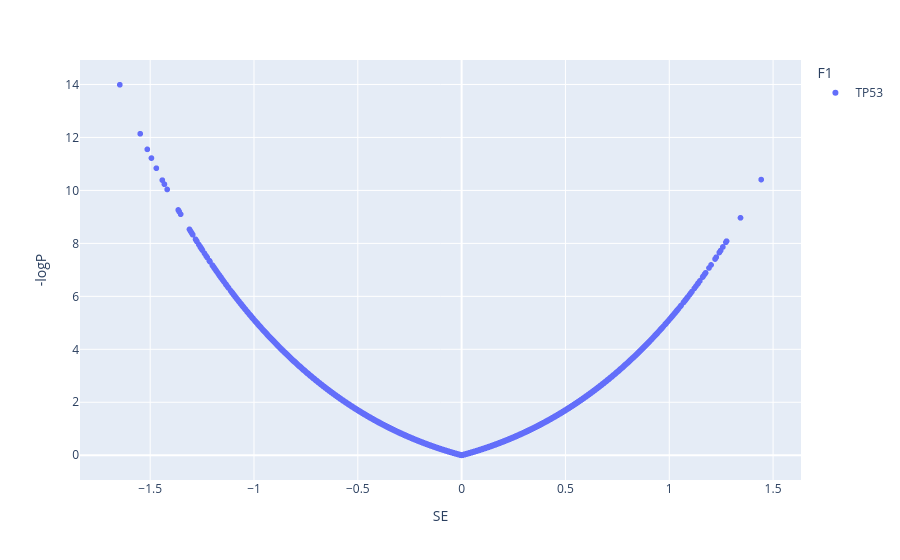

The code cell stored with this chart in its notebook:
### Code cell
if len(input_data2['Mutlist']) > 0:
    Features_groupA = input_data2['Mutlist']
    Features_groupA = list(set(Features_groupA).intersection(set(list(Mut_mat.columns.values))))
else:
    Features_groupA = list(Mut_mat.columns.values)

if len(input_data2['Exprlist']) > 0:
    Features_groupB = input_data2['Exprlist']
    Features_groupB = list(set(Features_groupB).intersection(set(list(Expr_matrix.columns.values))))
else:
    Features_groupB = list(Expr_matrix.columns.values)


result = Docket_integration.Integration_category_numeric(Merged_mat, Features_groupA, Features_groupB)

### Figure 1 — Plotly figure (JSON) as saved in the notebook; plotly's stock layout.template omitted (floating-point values rounded to 4 significant figures; data arrays with more than 128 entries replaced by an {"elided": "..."} marker saying what was removed)
{"data": [{"customdata": {"elided": "17419x2 str values"}, "hoverlabel": {"namelength": 0}, "hovertemplate": "F1=%{customdata[0]}<br>SE=%{x}<br>-logP=%{y}<br>F2=%{customdata[1]}", "legendgroup": "TP53", "marker": {"color": "#636efa", "symbol": "circle"}, "mode": "markers", "name": "TP53", "showlegend": true, "type": "scattergl", "x": {"elided": "17419 float values"}, "xaxis": "x", "y": {"elided": "17419 float values"}, "yaxis": "y"}], "layout": {"legend": {"title": {"text": "F1"}, "tracegroupgap": 0}, "margin": {"t": 60}, "xaxis": {"anchor": "y", "domain": [0, 1], "title": {"text": "SE"}}, "yaxis": {"anchor": "x", "domain": [0, 1], "title": {"text": "-logP"}}}}
